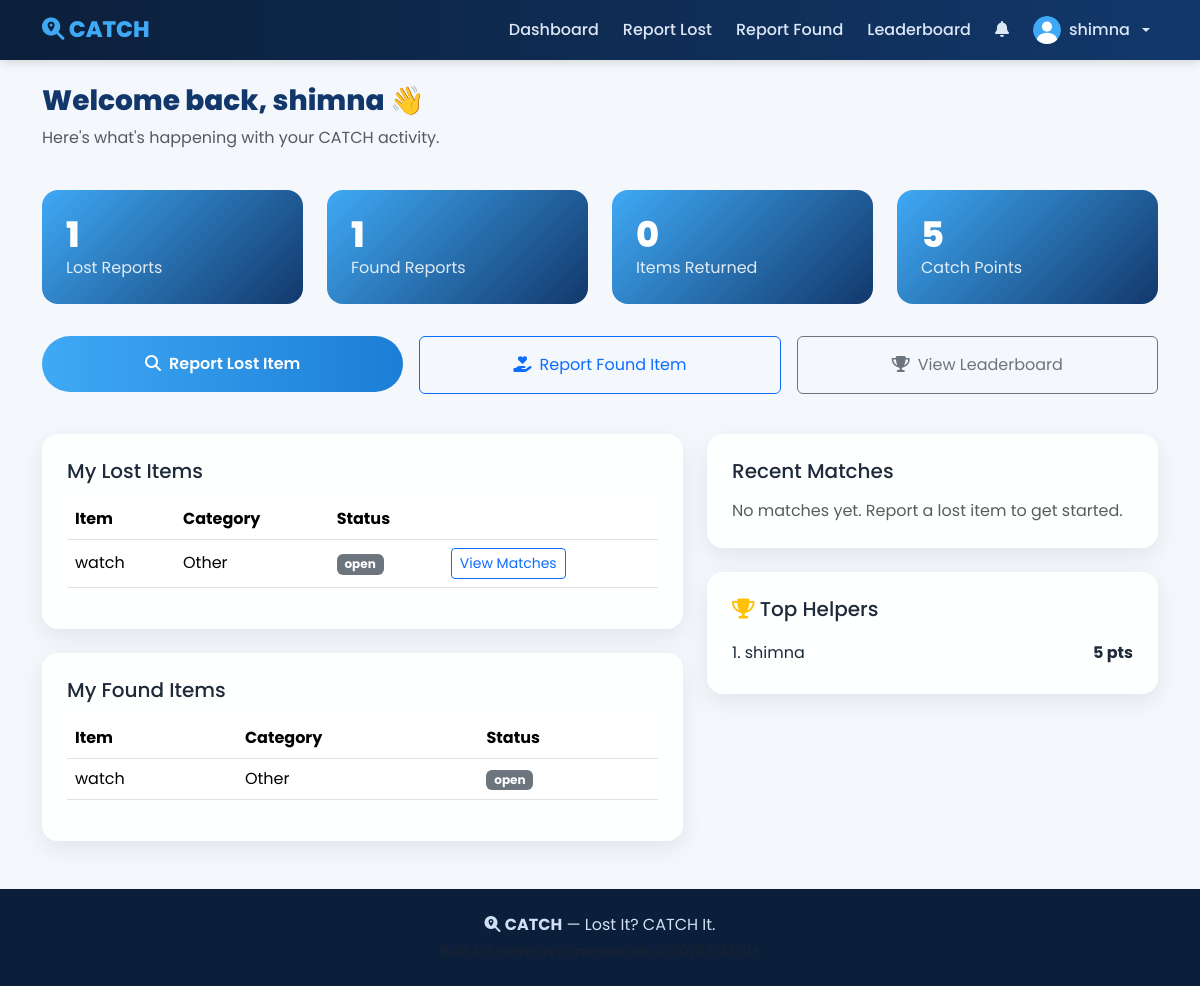
The app's page /dashboard (signed in) with its own data.
### models.py (models this page shows, shortened)
class User(UserMixin, db.Model):
    __tablename__ = "users"
    id = db.Column(db.Integer, primary_key=True)
    name = db.Column(db.String(120), nullable=False)
    student_id = db.Column(db.String(50), unique=True, nullable=False)
    department = db.Column(db.String(100))
    year = db.Column(db.String(20))
    email = db.Column(db.String(150), unique=True, nullable=False)
    phone = db.Column(db.String(20))
    password_hash = db.Column(db.String(255), nullable=False)
    profile_picture = db.Column(db.String(255), default="default.png")
    catch_points = db.Column(db.Integer, default=0)
    is_admin = db.Column(db.Boolean, default=False)
    created_at = db.Column(db.DateTime, default=datetime.utcnow)
    lost_items = db.relationship("LostItem", backref="owner", lazy=True, cascade="all, delete-orphan")
    found_items = db.relationship("FoundItem", backref="finder", lazy=True, cascade="all, delete-orphan")
    notifications = db.relationship("Notification", backref="user", lazy=True, cascade="all, delete-orphan")

class LostItem(db.Model):
    __tablename__ = "lost_items"
    id = db.Column(db.Integer, primary_key=True)
    user_id = db.Column(db.Integer, db.ForeignKey("users.id"), nullable=False)
    item_name = db.Column(db.String(150), nullable=False)
    category = db.Column(db.String(80), nullable=False)
    brand = db.Column(db.String(100))
    color = db.Column(db.String(50))
    description = db.Column(db.Text)
    unique_marks = db.Column(db.String(255))
    date_lost = db.Column(db.Date)
    time_lost = db.Column(db.Time)
    location = db.Column(db.String(150))
    image_path = db.Column(db.String(255))
    reward = db.Column(db.String(100))
    status = db.Column(db.Enum("open", "matched", "returned", "closed", name="lost_status"), default="open")
    created_at = db.Column(db.DateTime, default=datetime.utcnow)

class FoundItem(db.Model):
    __tablename__ = "found_items"
    id = db.Column(db.Integer, primary_key=True)
    user_id = db.Column(db.Integer, db.ForeignKey("users.id"), nullable=False)
    item_name = db.Column(db.String(150), nullable=False)
    category = db.Column(db.String(80), nullable=False)
    brand = db.Column(db.String(100))
    color = db.Column(db.String(50))
    description = db.Column(db.Text)
    unique_marks = db.Column(db.String(255))
    date_found = db.Column(db.Date)
    time_found = db.Column(db.Time)
    location = db.Column(db.String(150))
    image_path = db.Column(db.String(255))
    status = db.Column(db.Enum("open", "matched", "returned", "closed", name="found_status"), default="open")
    created_at = db.Column(db.DateTime, default=datetime.utcnow)

### app.py (the view)
@app.route("/dashboard")
@login_required
def dashboard():
    my_lost = LostItem.query.filter_by(user_id=current_user.id).order_by(LostItem.created_at.desc()).all()
    my_found = FoundItem.query.filter_by(user_id=current_user.id).order_by(FoundItem.created_at.desc()).all()
    my_lost_ids = [item.id for item in my_lost]
    recent_matches = (
        Match.query.filter(Match.lost_item_id.in_(my_lost_ids)).order_by(Match.created_at.desc()).limit(5).all()
        if my_lost_ids else []
    )
    unread_notifications = Notification.query.filter_by(user_id=current_user.id, is_read=False).count()
    top_helpers = User.query.order_by(User.catch_points.desc()).limit(5).all()
    stats = {
        "lost_count": len(my_lost),
        "found_count": len(my_found),
        "returned_count": len([i for i in my_lost if i.status == "returned"]),
        "points": current_user.catch_points,
    }
    return render_template(
        "dashboard.html",
        my_lost=my_lost,
        my_found=my_found,
        recent_matches=recent_matches,
        unread_notifications=unread_notifications,
        top_helpers=top_helpers,
        stats=stats,
    )

### app.py (called while the page is built)
@login_manager.user_loader
def load_user(user_id):
    return User.query.get(int(user_id))

### templates/dashboard.html (shortened to what this page needs)
{% extends "base.html" %}
{% block content %}
<div class="container my-4">
    <h3 class="section-title">Welcome back, {{ current_user.name.split(' ')[0] }} 👋</h3>
    <p class="text-muted">Here's what's happening with your CATCH activity.</p>
    <div class="row g-4 my-2">
        <div class="col-md-3 col-6">
            <div class="stat-card"><h2>{{ stats.lost_count }}</h2><p>Lost Reports</p></div>
        </div>
        <div class="col-md-3 col-6">
            <div class="stat-card"><h2>{{ stats.found_count }}</h2><p>Found Reports</p></div>
        </div>
        <div class="col-md-3 col-6">
            <div class="stat-card"><h2>{{ stats.returned_count }}</h2><p>Items Returned</p></div>
        </div>
        <div class="col-md-3 col-6">
            <div class="stat-card"><h2>{{ stats.points }}</h2><p>Catch Points</p></div>
        </div>
    </div>
    <div class="row g-3 my-3">
        <div class="col-md-4">
            <a href="{{ url_for('report_lost') }}" class="btn btn-catch-primary w-100 py-3"><i class="fa-solid fa-magnifying-glass me-2"></i>Report Lost Item</a>
        </div>
        <div class="col-md-4">
            <a href="{{ url_for('report_found') }}" class="btn btn-outline-primary w-100 py-3"><i class="fa-solid fa-hand-holding-heart me-2"></i>Report Found Item</a>
        </div>
        <div class="col-md-4">
            <a href="{{ url_for('leaderboard') }}" class="btn btn-outline-secondary w-100 py-3"><i class="fa-solid fa-trophy me-2"></i>View Leaderboard</a>
        </div>
    </div>
    <div class="row g-4 mt-2">
        <div class="col-lg-7">
            <div class="catch-card p-4">
                <h5 class="mb-3">My Lost Items</h5>
                {% if my_lost %}
                <div class="table-responsive">
                    <table class="table align-middle">
                        <thead><tr><th>Item</th><th>Category</th><th>Status</th><th></th></tr></thead>
                        <tbody>
                        {% for item in my_lost %}
                            <tr>
                                <td>{{ item.item_name }}</td>
                                <td>{{ item.category }}</td>
                                <td><span class="badge bg-{{ 'success' if item.status=='returned' else 'secondary' }}">{{ item.status }}</span></td>
                                <td><a href="{{ url_for('match_results', item_id=item.id) }}" class="btn btn-sm btn-outline-primary">View Matches</a></td>
                            </tr>
                        {% endfor %}
                        </tbody>
                    </table>
                </div>
                {% else %}
                <p class="text-muted mb-0">You haven't reported any lost items yet.</p>
                {% endif %}
            </div>
            <div class="catch-card p-4 mt-4">
                <h5 class="mb-3">My Found Items</h5>
                {% if my_found %}
                <div class="table-responsive">
                    <table class="table align-middle">
                        <thead><tr><th>Item</th><th>Category</th><th>Status</th></tr></thead>
                        <tbody>
                        {% for item in my_found %}
                            <tr>
                                <td>{{ item.item_name }}</td>
                                <td>{{ item.category }}</td>
                                <td><span class="badge bg-{{ 'success' if item.status=='returned' else 'secondary' }}">{{ item.status }}</span></td>
                            </tr>
                        {% endfor %}
                        </tbody>
                    </table>
                </div>
                {% else %}
                <p class="text-muted mb-0">You haven't reported any found items yet.</p>
                {% endif %}
            </div>
        </div>
        <div class="col-lg-5">
            <div class="catch-card p-4">
                <h5 class="mb-3">Recent Matches</h5>
                {% if recent_matches %}
                    {% for m in recent_matches %}
                    <div class="d-flex justify-content-between align-items-center border-bottom py-2">
                        <div>
                            <strong>{{ m.found_item.item_name }}</strong>
                            <div class="small text-muted">matched to your "{{ m.lost_item.item_name }}"</div>
                        </div>
                        <span class="badge-catch">{{ m.match_score }}%</span>
                    </div>
                    {% endfor %}
                {% else %}
                    <p class="text-muted mb-0">No matches yet. Report a lost item to get started.</p>
                {% endif %}
            </div>
            <div class="catch-card p-4 mt-4">
                <h5 class="mb-3"><i class="fa-solid fa-trophy text-warning"></i> Top Helpers</h5>
                {% for u in top_helpers %}
                <div class="d-flex justify-content-between align-items-center py-1">
                    <span>{{ loop.index }}. {{ u.name }}</span>
                    <strong>{{ u.catch_points }} pts</strong>
                </div>
                {% endfor %}
            </div>
        </div>
    </div>
</div>
{% endblock %}

### templates/base.html (shortened to what this page needs)
<!DOCTYPE html>
<html lang="en">
<head>
    <link href="https://cdn.jsdelivr.net/npm/bootstrap@5.3.3/dist/css/bootstrap.min.css" rel="stylesheet">
    <link rel="stylesheet" href="https://cdnjs.cloudflare.com/ajax/libs/font-awesome/6.5.2/css/all.min.css">
    <link rel="stylesheet" href="{{ url_for('static', filename='css/style.css') }}">
</head>
<body>
<nav class="navbar navbar-expand-lg navbar-dark catch-navbar sticky-top">
    <div class="container">
        <a class="navbar-brand" href="{{ url_for('index') }}">
            <i class="fa-solid fa-magnifying-glass-location"></i> CATCH
        </a>
        <div class="collapse navbar-collapse" id="navMain">
            <ul class="navbar-nav ms-auto align-items-lg-center gap-lg-2">
                {% if current_user.is_authenticated %}
                    <li class="nav-item"><a class="nav-link" href="{{ url_for('dashboard') }}">Dashboard</a></li>
                    <li class="nav-item"><a class="nav-link" href="{{ url_for('report_lost') }}">Report Lost</a></li>
                    <li class="nav-item"><a class="nav-link" href="{{ url_for('report_found') }}">Report Found</a></li>
                    <li class="nav-item"><a class="nav-link" href="{{ url_for('leaderboard') }}">Leaderboard</a></li>
                    <li class="nav-item">
                        <a class="nav-link position-relative" href="{{ url_for('notifications') }}">
                            <i class="fa-solid fa-bell"></i>
                        </a>
                    </li>
                    <li class="nav-item dropdown">
                        <a class="nav-link dropdown-toggle d-flex align-items-center gap-2" href="#" data-bs-toggle="dropdown">
                            <img src="{{ url_for('static', filename='images/avatar-placeholder.svg') }}" class="rounded-circle nav-avatar" alt="avatar">
                            {{ current_user.name.split(' ')[0] }}
                        </a>
                    </li>
                {% else %}
                    <li class="nav-item"><a class="nav-link" href="{{ url_for('login') }}">Login</a></li>
                    <li class="nav-item"><a class="btn btn-catch-primary btn-sm ms-lg-2" href="{{ url_for('register') }}">Get Started</a></li>
                {% endif %}
            </ul>
        </div>
    </div>
</nav>
<main>
    {% block content %}{% endblock %}
</main>
<footer class="catch-footer mt-5">
    <div class="container py-4 text-center">
        <p class="mb-1"><i class="fa-solid fa-magnifying-glass-location"></i> <strong>CATCH</strong> — Lost It? CATCH It.</p>
        <p class="mb-0 small text-muted">Built for campus communities. &copy; {{ 2026 }} CATCH.</p>
    </div>
</footer>
</body>
</html>

### static/css/style.css (style rules this page uses)
:root { --catch-dark-blue: #0b1f3a; --catch-blue: #12386b; --catch-sky: #3fa9f5; --catch-white: #ffffff; --catch-gray: #6c7a91; --catch-bg: #f4f7fb; --catch-radius: 16px; }
body { font-family: 'Poppins', sans-serif; background-color: var(--catch-bg); color: #1e2a3a; }
.catch-navbar { background: linear-gradient(90deg, var(--catch-dark-blue), var(--catch-blue)); box-shadow: 0 2px 10px rgba(0,0,0,.15); }
.catch-navbar .navbar-brand { font-weight: 800; font-size: 1.4rem; color: var(--catch-sky) !important; }
.catch-navbar .nav-link { color: #dce6f5 !important; font-weight: 500; }
.nav-avatar { width: 28px; height: 28px; object-fit: cover; }
.btn-catch-primary { background: linear-gradient(90deg, var(--catch-sky), #1c7ed6); border: none; color: white; font-weight: 600; border-radius: 50px; padding: 8px 22px; transition: transform .15s ease, box-shadow .15s ease; }
.catch-card { background: rgba(255,255,255,0.9); border: 1px solid rgba(255,255,255,0.4); backdrop-filter: blur(6px); border-radius: var(--catch-radius); box-shadow: 0 8px 24px rgba(11,31,58,0.08); transition: transform .2s ease, box-shadow .2s ease; }
.stat-card { border-radius: var(--catch-radius); padding: 24px; color: white; background: linear-gradient(135deg, var(--catch-sky), var(--catch-blue)); }
.stat-card h2 { font-weight: 800; font-size: 2.2rem; margin-bottom: 0; }
.stat-card p { opacity: .85; margin-bottom: 0; }
.catch-footer { background: var(--catch-dark-blue); color: #cfe0f5; }
.section-title { font-weight: 800; color: var(--catch-blue); }

### records on screen
User: name "shimna", catch_points "5"
LostItem: item_name "watch", category "Other", status "open"
FoundItem: item_name "watch", category "Other", status "open"

### other values on screen
{{ stats.lost_count }} "1"
{{ stats.found_count }} "1"
{{ stats.returned_count }} "0"
{{ stats.points }} "5"
